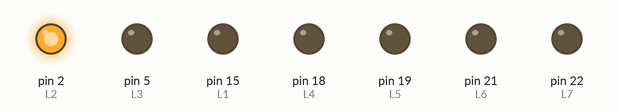
This program was run on a simulated MicroPython board. On the bench: output pins drawn as LEDs (lit = HIGH). At 12.0 s the program stops and its outputs stay as they are.

Above: at 0.1 s.
At 4.1 s:
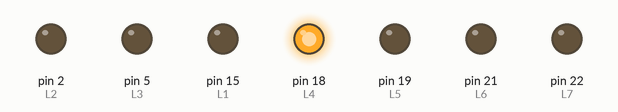
At 8.1 s:
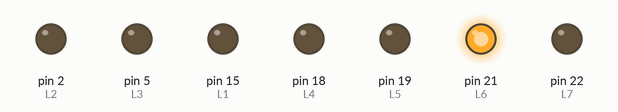
At 10.1 s:
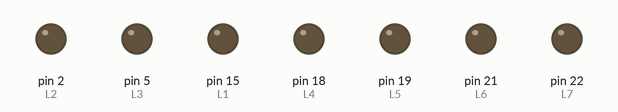
Timing chart, 0 to 11.6 s (numbered marks = the images above):
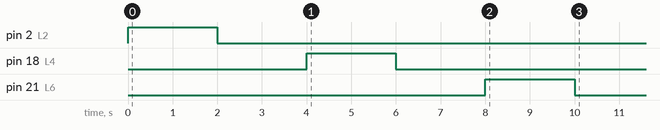

The program:

bright1.py
```python
from machine import Pin
from time import sleep

L1= Pin(15, Pin.OUT)
L2= Pin(2, Pin.OUT)
L3= Pin(5, Pin.OUT)
L4= Pin(18, Pin.OUT)
L5= Pin(19, Pin.OUT)
L6= Pin(21, Pin.OUT)
L7= Pin(22, Pin.OUT)

liste=[L1,L2,L3,L4,L5,L6,L7]

for i in range(0,len(liste)-1):
    if i%2 != 0:
        liste[i].on()
        sleep(2)
        liste[i].off()
        sleep(2)
#from machine import Pin

#import connect

#connect.connection('atmyhome','home4internet')

from machine import Pin
lampe= Pin(5, Pin.OUT)
lampe.off()
```

Measured:
- by itself, pin 2 (L2): LOW → HIGH at 0.00 s, → LOW 2.0 s later
- by itself, pin 18 (L4): LOW → HIGH at 4.0 s, → LOW 2.0 s later
- by itself, pin 21 (L6): LOW → HIGH at 8.0 s, → LOW 2.0 s later
